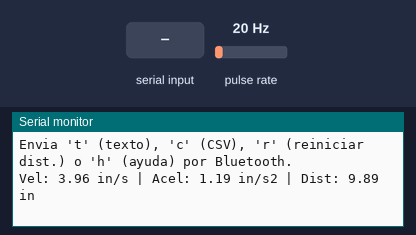
A sketch run on a simulated ESP32. On the bench: the last lines printed to the serial monitor. Wiring (inferred from the names in the program): pulse sensor: data GPIO 27. The test bench sets the inputs (shaded band); at power-on: pulse rate 20 Hz. Nothing arrives over Bluetooth unless stated.

Above: at 1.2 s.
1.3 s: "c\n" received over the second serial link
At 2.8 s:
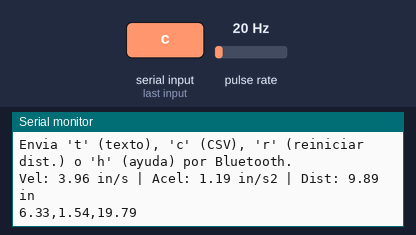
4.3 s: pulse rate (sensor on GPIO 27) set to 4 Hz
At 5.6 s:
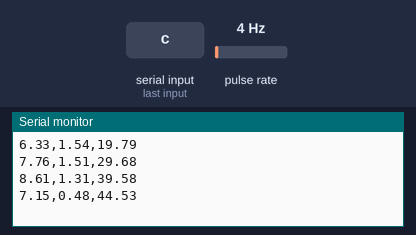
5.8 s: "t\n" received over the second serial link
At 6.6 s:
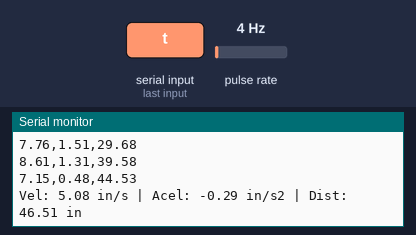
7.3 s: pulse rate (sensor on GPIO 27) set to 50 Hz
At 8.8 s:
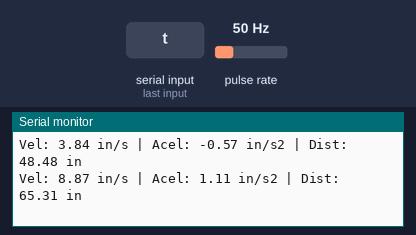
Timing chart, 0 to 9.8 s (numbered marks = the images above; inputs shaded):
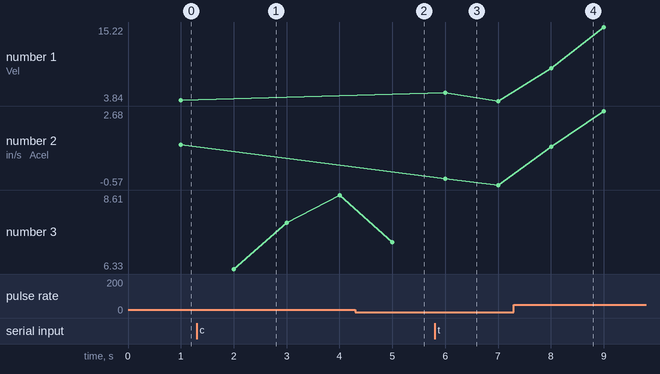

The sketch:

esp32_seguidor_velocidad.ino
```cpp
#include <Arduino.h>
#include "BluetoothSerial.h"

#if !defined(CONFIG_BT_ENABLED) || !defined(CONFIG_BLUEDROID_ENABLED)
#error Bluetooth Classic no esta habilitado. Selecciona una placa ESP32 clasica (ej. ESP32 Dev Module) en Arduino IDE.
#endif

// ============================================================================
// CONFIGURACIÓN PRINCIPAL
// ============================================================================
const uint8_t PIN_SENSOR = 27;               // Pin conectado a la salida D0 del TCRT5000
const uint16_t ESPACIOS_PINON = 16;          // 16 secciones sensadas dibujadas sobre el piñón conducido
const char* BT_NOMBRE = "ESP32_Tacometro";   // Nombre visible en el Bluetooth del teléfono

// Geometría del piñón conducido (Reducción 1/4: z2 = 64 dientes, m = 1.0 mm)
// Diámetro primitivo d2 = 64.0 mm (cambia a 66.0f si deseas usar el diámetro exterior da2)
const float DIAMETRO_PINON_MM = 64.0f;
const float MM_POR_PULGADA = 25.4f;
const float RADIO_PINON_IN = (DIAMETRO_PINON_MM / 2.0f) / MM_POR_PULGADA; // ~1.25984 in
const float DISTANCIA_POR_PULSO_IN = (2.0f * (float)PI * RADIO_PINON_IN) / (float)ESPACIOS_PINON; // ~0.49474 in/pulso

const uint32_t INTERVALO_MUESTREO_US = 1000000UL; // 100 ms (10 Hz) de envío en tiempo real
const uint32_t DEBOUNCE_US = 500UL;              // Antirrebote por software (soporta hasta ~7500 RPM)
const uint32_t TIMEOUT_PARADA_US = 500000UL;     // 0.5 s sin pulsos -> se considera detenido

// Coeficientes de suavizado exponencial (EMA): 0.0 (muy suave) a 1.0 (sin filtro)
const float ALPHA_FILTRO_VEL = 0.4f;
const float ALPHA_FILTRO_ACEL = 0.3f;

// ============================================================================
// CONFIGURACIÓN MODO LINEAL MÉTRICO (OPCIONAL - COMENTADO)
// Descomenta las dos líneas de abajo si deseas calcular velocidad en m/s y
// aceleración en m/s^2 para una rueda de 65 mm de diámetro.
// ============================================================================
/*
const float DIAMETRO_RUEDA_MM = 65.0f;
const float RADIO_RUEDA_M = (DIAMETRO_RUEDA_MM / 1000.0f) / 2.0f; // 0.0325 m
*/

// ============================================================================
// OBJETOS Y VARIABLES COMPARTIDAS CON LA INTERRUPCIÓN
// ============================================================================
BluetoothSerial SerialBT;
portMUX_TYPE mux = portMUX_INITIALIZER_UNLOCKED;

volatile uint32_t lastPulseUs = 0;
volatile uint64_t sumPeriodUs = 0;
volatile uint32_t periodCount = 0;
volatile uint32_t totalPulses = 0;
volatile bool hasPrevPulse = false;

// Estado del cálculo en loop()
uint32_t lastReportUs = 0;
float omegaFiltrada = 0.0f;
float omegaAnterior = 0.0f;
float alphaFiltrada = 0.0f;
bool modoCsv = false;

/**
 * Rutina de interrupción (ISR) en cada flanco de bajada del TCRT5000.
 * Usa exclusivamente aritmética entera y sección crítica para evitar condiciones de carrera.
 */
void IRAM_ATTR onSensorPulse() {
  uint32_t now = micros();
  portENTER_CRITICAL_ISR(&mux);

  if (hasPrevPulse) {
    uint32_t dt = now - lastPulseUs;
    if (dt < DEBOUNCE_US) {
      portEXIT_CRITICAL_ISR(&mux);
      return;
    }
    if (dt <= TIMEOUT_PARADA_US) {
      sumPeriodUs += dt;
      periodCount++;
    }
  }

  totalPulses++;
  lastPulseUs = now;
  hasPrevPulse = true;

  portEXIT_CRITICAL_ISR(&mux);
}

/**
 * Procesa comandos simples enviados desde la app Bluetooth del teléfono:
 *  't' / 'T' -> Modo texto legible (por defecto: in/s, in/s^2 e in)
 *  'c' / 'C' -> Modo CSV (vel_ins,acel_ins2,dist_in) para gráficas o registro
 *  'r' / 'R' -> Reinicia el contador de distancia acumulada a 0.00 in
 *  'h' / 'H' -> Muestra la ayuda
 */
void procesarComandosBT() {
  while (SerialBT.available() > 0) {
    char cmd = (char)SerialBT.read();
    if (cmd == '\r' || cmd == '\n') {
      continue;
    }

    switch (cmd) {
      case 't':
      case 'T':
        modoCsv = false;
        SerialBT.println("Modo texto legible activado");
        break;

      case 'c':
      case 'C':
        modoCsv = true;
        SerialBT.println("vel_ins,acel_ins2,dist_in");
        break;

      case 'r':
      case 'R':
        portENTER_CRITICAL(&mux);
        totalPulses = 0;
        portEXIT_CRITICAL(&mux);
        SerialBT.println("Distancia reiniciada a 0.00 in");
        break;

      case 'h':
      case 'H':
        SerialBT.println("Comandos: 't' = texto | 'c' = CSV (vel_ins,acel_ins2,dist_in) | 'r' = reiniciar dist. | 'h' = ayuda");
        break;

      default:
        break;
    }
  }
}

void setup() {
  Serial.begin(115200);

  pinMode(PIN_SENSOR, INPUT_PULLUP);
  attachInterrupt(digitalPinToInterrupt(PIN_SENSOR), onSensorPulse, FALLING);

  if (!SerialBT.begin(BT_NOMBRE)) {
    Serial.println("Error al inicializar Bluetooth Classic.");
    while (true) {
      delay(1000);
    }
  }

  lastReportUs = micros();

  Serial.print("Tacometro ESP32 iniciado. Nombre Bluetooth: ");
  Serial.println(BT_NOMBRE);
  Serial.println("Envia 't' (texto), 'c' (CSV), 'r' (reiniciar dist.) o 'h' (ayuda) por Bluetooth.");
}

void loop() {
  procesarComandosBT();

  uint32_t checkUs = micros();
  if ((uint32_t)(checkUs - lastReportUs) < INTERVALO_MUESTREO_US) {
    return;
  }

  // Copia atómica de acumuladores e instante actual dentro de la sección crítica
  uint32_t nowUs;
  uint32_t localLastPulseUs;
  uint64_t localSumUs;
  uint32_t localCount;
  uint32_t localTotalPulses;
  bool localHasPrev;

  portENTER_CRITICAL(&mux);
  nowUs = micros();
  localLastPulseUs = lastPulseUs;
  localSumUs = sumPeriodUs;
  localCount = periodCount;
  localTotalPulses = totalPulses;
  localHasPrev = hasPrevPulse;
  sumPeriodUs = 0;
  periodCount = 0;

  uint32_t elapsedSincePulse = nowUs - localLastPulseUs;
  if (localHasPrev && elapsedSincePulse > TIMEOUT_PARADA_US) {
    hasPrevPulse = false;
    localHasPrev = false;
  }
  portEXIT_CRITICAL(&mux);

  float dtSec = (float)((uint32_t)(nowUs - lastReportUs)) * 1e-6f;
  lastReportUs = nowUs;
  if (dtSec <= 0.0f) {
    dtSec = (float)INTERVALO_MUESTREO_US * 1e-6f;
  }

  // Cálculo de velocidad angular instantánea (rad/s)
  float omegaRaw = 0.0f;
  if (!localHasPrev) {
    omegaRaw = 0.0f;
  } else if (localCount > 0) {
    float periodoPromedioSec = ((float)localSumUs / (float)localCount) * 1e-6f;
    float revPorSeg = 1.0f / (periodoPromedioSec * (float)ESPACIOS_PINON);
    omegaRaw = revPorSeg * 2.0f * (float)PI;
  } else {
    // Entre pulsos lentos (aún sin timeout): acota la velocidad máxima posible
    float elapsedSec = (float)elapsedSincePulse * 1e-6f;
    float omegaMaxPosible = 0.0f;
    if (elapsedSec > 0.0f) {
      omegaMaxPosible = (2.0f * (float)PI) / (elapsedSec * (float)ESPACIOS_PINON);
    }
    omegaRaw = (omegaFiltrada < omegaMaxPosible) ? omegaFiltrada : omegaMaxPosible;
  }

  // Filtro EMA sobre la velocidad angular
  if (!localHasPrev) {
    omegaFiltrada = 0.0f;
  } else {
    omegaFiltrada = ALPHA_FILTRO_VEL * omegaRaw + (1.0f - ALPHA_FILTRO_VEL) * omegaFiltrada;
  }

  // Cálculo de aceleración angular (rad/s^2) con filtro EMA
  float alphaRaw = (omegaFiltrada - omegaAnterior) / dtSec;
  if (!localHasPrev && omegaAnterior == 0.0f) {
    alphaFiltrada = 0.0f;
  } else {
    alphaFiltrada = ALPHA_FILTRO_ACEL * alphaRaw + (1.0f - ALPHA_FILTRO_ACEL) * alphaFiltrada;
  }
  omegaAnterior = omegaFiltrada;

  // Velocidad, aceleración tangenciales y distancia acumulada del piñón conducido (in/s, in/s^2 e in)
  float velPinon_ins = omegaFiltrada * RADIO_PINON_IN;
  float acelPinon_ins2 = alphaFiltrada * RADIO_PINON_IN;
  float distPinon_in = (float)localTotalPulses * DISTANCIA_POR_PULSO_IN;

  // Formato por defecto: in/s, in/s^2 e in
  char buffer[160];
  if (modoCsv) {
    snprintf(buffer, sizeof(buffer), "%.2f,%.2f,%.2f\r\n",
             velPinon_ins, acelPinon_ins2, distPinon_in);
  } else {
    snprintf(buffer, sizeof(buffer),
             "Vel: %.2f in/s | Acel: %.2f in/s2 | Dist: %.2f in\r\n",
             velPinon_ins, acelPinon_ins2, distPinon_in);
  }

  // ==========================================================================
  // BLOQUE COMENTADO 1: VELOCIDAD Y ACELERACIÓN ANGULAR (RPM, rad/s y rad/s^2)
  // Para activarlo, quita las marcas de comentario de bloque de abajo:
  // ==========================================================================
  /*
  float rpm = (omegaFiltrada * 60.0f) / (2.0f * (float)PI);

  if (modoCsv) {
    // Formato CSV angular: rpm,rad_s,rad_s2
    snprintf(buffer, sizeof(buffer), "%.2f,%.2f,%.2f\r\n",
             rpm, omegaFiltrada, alphaFiltrada);
  } else {
    snprintf(buffer, sizeof(buffer),
             "RPM: %.2f | Vel: %.2f rad/s | Acel: %.2f rad/s2\r\n",
             rpm, omegaFiltrada, alphaFiltrada);
  }
  */

  // ==========================================================================
  // BLOQUE COMENTADO 2: VELOCIDAD Y ACELERACIÓN LINEAL MÉTRICA (m/s y m/s^2 - RUEDA 65 mm)
  // Para activarlo:
  //   1. Descomenta DIAMETRO_RUEDA_MM y RADIO_RUEDA_M al inicio del archivo.
  //   2. Quita las marcas de comentario de bloque de abajo:
  // ==========================================================================
  /*
  float velLineal_ms = omegaFiltrada * RADIO_RUEDA_M;
  float acelLineal_ms2 = alphaFiltrada * RADIO_RUEDA_M;

  if (modoCsv) {
    // Formato CSV métrico: vel_ms,acel_ms2
    snprintf(buffer, sizeof(buffer), "%.3f,%.3f\r\n",
             velLineal_ms, acelLineal_ms2);
  } else {
    snprintf(buffer, sizeof(buffer),
             "Vel: %.3f m/s | Acel: %.3f m/s2\r\n",
             velLineal_ms, acelLineal_ms2);
  }
  */

  // Envío en tiempo real por USB Serial y por Bluetooth Classic
  Serial.print(buffer);
  if (SerialBT.hasClient()) {
    SerialBT.print(buffer);
  }
}
```

Measured:
- after the input at 1.3 s, the serial monitor: prints a new line after 0.70 s (image 1)
- after the input at 4.3 s, the serial monitor: prints a new line after 0.70 s (image 2)
- after the input at 5.8 s, the serial monitor: prints a new line after 0.20 s (image 3)
- after the input at 7.3 s, the serial monitor: prints a new line after 0.70 s (image 4)
- plotted number 1: 3.84 → 15.22 after the input at 7.3 s
- plotted number 2: -0.57 → 2.68 after the input at 7.3 s
- plotted number 3: 8.61 → 7.15 after the input at 4.3 s
